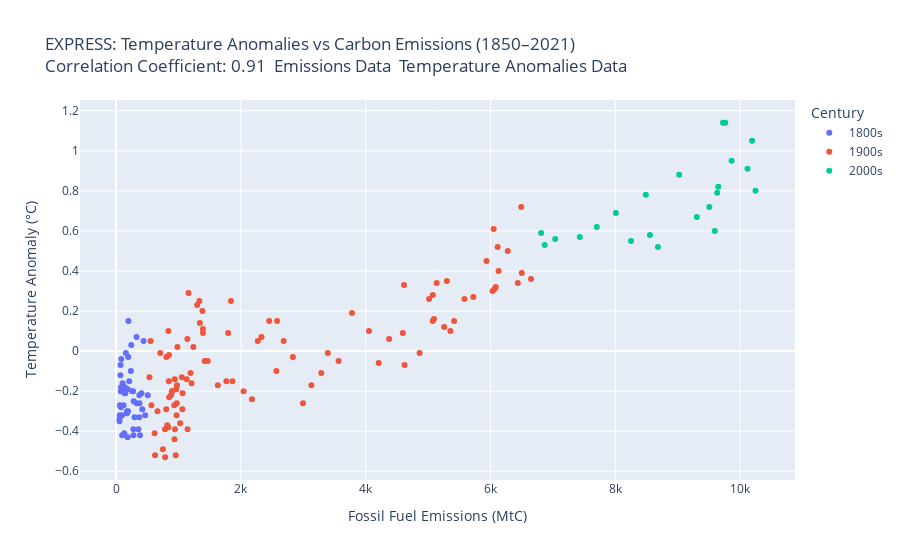
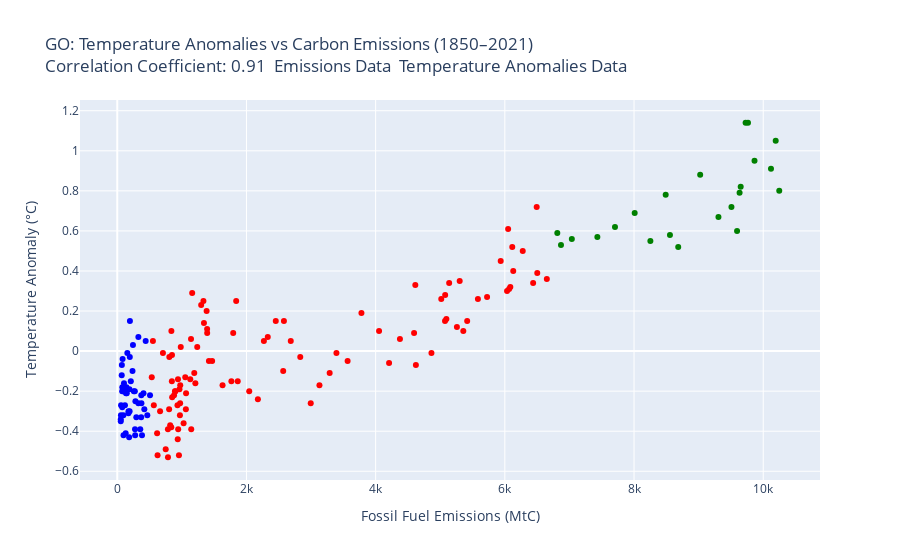

Notebook code cell kept with these figures, in order:
### Code cell
# Scatterpolot and CORRELATION: Do temperature anomalies increase with increased C02 emissions

# Merge both DataFrames on 'Year'
df_merged = pd.merge(df_filtered_carbon_emissions_1850_2021, df_filtererd_temp_anomalies_1850_2021, on='Year')

# Get list of years from merged
df_years = df_merged[['Year']].copy()

# Add century to df merged
df_merged['Century'] = ((df_merged['Year'] // 100) * 100).astype(str) + 's'

# Get Correllation Coefficient
coefficient_of_correlation = df_filtered_carbon_emissions_1850_2021[EMISSION_COL_NAME].corr(df_filtererd_temp_anomalies_1850_2021[ANOMALY_COL_NAME])
TEMP_ANOMALIES_TITLE = 'Temperature Anomalies vs Carbon Emissions (1850–2021)'\
          f'<br>Correlation Coefficient: {coefficient_of_correlation:.2f}'\
          f'  <a href="{EMISSIONS_DATA}" target=_blank>Emissions Data</a>'\
          f'  <a href="{TEMP_ANOMALIES_DATA}" target=_blank>Temperature Anomalies Data</a>'

# Plot scatterplot

# Scatterplot using Express
scatterplot_x_fig = px.scatter(
    df_merged,
    x=EMISSION_COL_NAME,
    y=ANOMALY_COL_NAME,
    color='Century', 
    labels={
        EMISSION_COL_NAME: 'Fossil Fuel Emissions (MtC)',
        ANOMALY_COL_NAME: 'Temperature Anomaly (°C)'
    },
    title= 'EXPRESS: ' + TEMP_ANOMALIES_TITLE
)
scatterplot_x_fig.show()


# Scatterplot using Graph Objects
centuries = df_merged['Century'].unique()
colors = ['blue','red','green']  # Choose your own colors

# Create a dictionary mapping categories to colors
color_map = dict(zip(centuries, colors))

scatterplot_go_fig = go.Figure(data=[go.Scatter(
    x=df_merged[EMISSION_COL_NAME],
    y=df_merged[ANOMALY_COL_NAME],
    mode='markers',
    marker=dict(
        color=df_merged['Century'].map(color_map), # Use the mapping
        size=6
    )
)])
# Customize layout (optional)
scatterplot_go_fig.update_layout(
    title='GO: ' + TEMP_ANOMALIES_TITLE,
    xaxis_title='Fossil Fuel Emissions (MtC)',
    yaxis_title='Temperature Anomaly (°C)'
)

scatterplot_go_fig.show()

### Figure 1 — Plotly figure (JSON) as saved in the notebook; plotly's stock layout.template omitted (floating-point values rounded to 4 significant figures)
{"data": [{"hovertemplate": "Century=1800s<br>Fossil Fuel Emissions (MtC)=%{x}<br>Temperature Anomaly (°C)=%{y}<extra></extra>", "legendgroup": "1800s", "marker": {"color": "#636efa", "symbol": "circle"}, "mode": "markers", "name": "1800s", "orientation": "v", "showlegend": true, "type": "scatter", "x": [54, 54, 57, 59, 69, 71, 76, 77, 78, 83, 91, 95, 97, 104, 112, 119, 122, 130, 135, 142, 147, 156, 173, 184, 174, 188, 191, 194, 196, 210, 236, 243, 256, 272, 275, 277, 281, 295, 327, 327, 356, 372, 374, 370, 383, 406, 419, 440, 465, 507], "xaxis": "x", "y": [-0.35, -0.34, -0.32, -0.27, -0.12, -0.07, -0.2, -0.28, -0.18, -0.04, -0.2, -0.32, -0.42, -0.16, -0.2, -0.27, -0.19, -0.41, -0.21, -0.18, -0.21, -0.01, -0.31, -0.43, -0.3, -0.19, -0.3, -0.03, 0.15, -0.15, -0.1, 0.03, -0.2, -0.2, -0.39, -0.42, -0.25, -0.33, -0.26, 0.07, -0.39, -0.22, -0.26, -0.33, -0.42, -0.21, -0.29, 0.05, -0.32, -0.22], "yaxis": "y"}, {"hovertemplate": "Century=1900s<br>Fossil Fuel Emissions (MtC)=%{x}<br>Temperature Anomaly (°C)=%{y}<extra></extra>", "legendgroup": "1900s", "marker": {"color": "#EF553B", "symbol": "circle"}, "mode": "markers", "name": "1900s", "orientation": "v", "showlegend": true, "type": "scatter", "x": [534, 552, 566, 617, 624, 663, 707, 784, 750, 785, 819, 836, 879, 943, 850, 838, 901, 955, 936, 806, 932, 803, 845, 970, 963, 975, 983, 1062, 1065, 1145, 1053, 940, 847, 893, 973, 1027, 1130, 1209, 1142, 1192, 1299, 1334, 1342, 1391, 1383, 1160, 1238, 1392, 1469, 1419, 1630, 1767, 1795, 1841, 1865, 2043, 2177, 2270, 2330, 2454, 2569, 2580, 2686, 2833, 2995, 3130, 3288, 3393, 3566, 3780, 4053, 4208, 4376, 4614, 4623, 4595, 4864, 5016, 5074, 5357, 5301, 5138, 5095, 5076, 5258, 5417, 5583, 5725, 5936, 6066, 6051, 6115, 6034, 6085, 6130, 6277, 6438, 6502, 6493, 6650], "xaxis": "x", "y": [-0.13, 0.05, -0.27, -0.41, -0.52, -0.3, -0.01, -0.39, -0.49, -0.53, -0.37, -0.38, -0.22, -0.39, -0.23, 0.1, -0.2, -0.52, -0.44, -0.03, -0.27, -0.29, -0.15, -0.32, -0.19, -0.17, 0.02, -0.29, -0.21, -0.39, -0.13, -0.14, -0.02, -0.2, -0.26, -0.36, -0.14, -0.16, 0.06, -0.11, 0.23, 0.25, 0.14, 0.11, 0.2, 0.29, 0.02, 0.09, -0.05, -0.05, -0.17, -0.15, 0.09, 0.25, -0.15, -0.2, -0.24, 0.05, 0.07, 0.15, -0.1, 0.15, 0.05, -0.03, -0.26, -0.17, -0.11, -0.01, -0.05, 0.19, 0.1, -0.06, 0.06, 0.33, -0.07, 0.09, -0.01, 0.26, 0.15, 0.1, 0.35, 0.34, 0.16, 0.28, 0.12, 0.15, 0.26, 0.27, 0.45, 0.31, 0.61, 0.52, 0.3, 0.32, 0.4, 0.5, 0.34, 0.39, 0.72, 0.36], "yaxis": "y"}, {"hovertemplate": "Century=2000s<br>Fossil Fuel Emissions (MtC)=%{x}<br>Temperature Anomaly (°C)=%{y}<extra></extra>", "legendgroup": "2000s", "marker": {"color": "#00cc96", "symbol": "circle"}, "mode": "markers", "name": "2000s", "orientation": "v", "showlegend": true, "type": "scatter", "x": [6812, 6869, 7037, 7432, 7705, 8010, 8253, 8490, 8684, 8556, 9024, 9307, 9508, 9595, 9634, 9651, 9727, 9865, 10120, 10193, 9764, 10248], "xaxis": "x", "y": [0.59, 0.53, 0.56, 0.57, 0.62, 0.69, 0.55, 0.78, 0.52, 0.58, 0.88, 0.67, 0.72, 0.6, 0.79, 0.82, 1.14, 0.95, 0.91, 1.05, 1.14, 0.8], "yaxis": "y"}], "layout": {"legend": {"title": {"text": "Century"}, "tracegroupgap": 0}, "title": {"text": "EXPRESS: Temperature Anomalies vs Carbon Emissions (1850–2021)<br>Correlation Coefficient: 0.91  <a href=\"https://raw.githubusercontent.com/plotly/Figure-Friday/refs/heads/main/2025/week-21/global.1751_2021.csv\" target=_blank>Emissions Data</a>  <a href=\"../data/global_temp_anomaly.csv\" target=_blank>Temperature Anomalies Data</a>"}, "xaxis": {"anchor": "y", "domain": [0, 1], "title": {"text": "Fossil Fuel Emissions (MtC)"}}, "yaxis": {"anchor": "x", "domain": [0, 1], "title": {"text": "Temperature Anomaly (°C)"}}}}

### Figure 2 — Plotly figure (JSON) as saved in the notebook; plotly's stock layout.template omitted (floating-point values rounded to 4 significant figures; data arrays with more than 128 entries replaced by an {"elided": "..."} marker saying what was removed)
{"data": [{"marker": {"color": {"elided": "172 str values"}, "size": 6}, "mode": "markers", "type": "scatter", "x": {"elided": "172 int values"}, "y": {"elided": "172 float values"}}], "layout": {"title": {"text": "GO: Temperature Anomalies vs Carbon Emissions (1850–2021)<br>Correlation Coefficient: 0.91  <a href=\"https://raw.githubusercontent.com/plotly/Figure-Friday/refs/heads/main/2025/week-21/global.1751_2021.csv\" target=_blank>Emissions Data</a>  <a href=\"../data/global_temp_anomaly.csv\" target=_blank>Temperature Anomalies Data</a>"}, "xaxis": {"title": {"text": "Fossil Fuel Emissions (MtC)"}}, "yaxis": {"title": {"text": "Temperature Anomaly (°C)"}}}}
